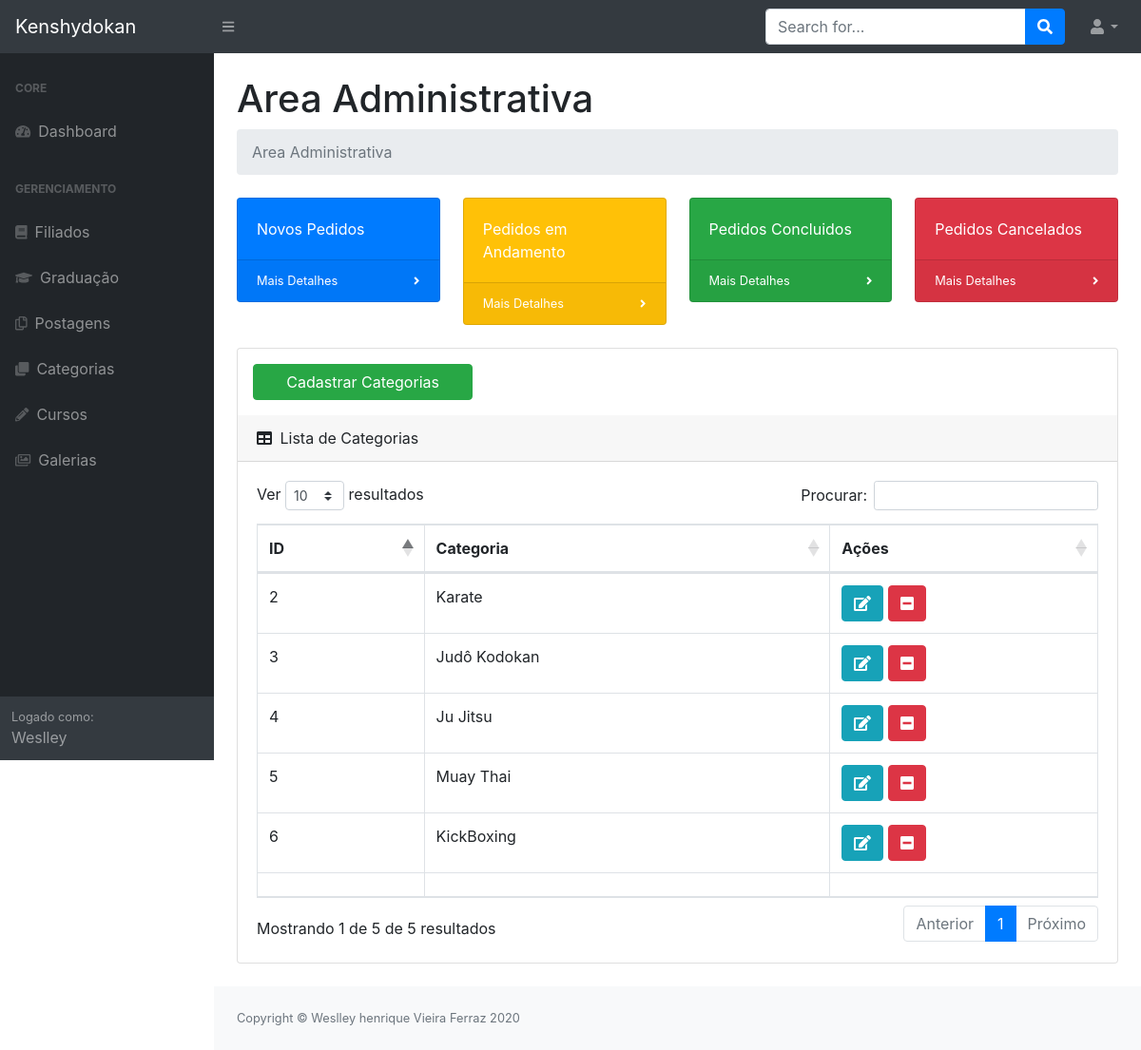
/dist/inicio.php?categorias (signed in), run on the app's committed database.
### tables this page shows
CREATE TABLE `categorias` (
  `id_categoria` int(11) NOT NULL,
  `categoria` varchar(300) NOT NULL
);

### dist/inicio.php (the view, shortened to what this page needs)
<?php
    include_once("menu.php");
    if(isset($_SESSION['usuario'])){
        $c = new conectar();
        $conexao = $c->conexao();
?>
            <div id="layoutSidenav_content">
                <main>
                    <div class="container-fluid">
                        <h1 class="mt-4">Area Administrativa</h1>
                        <ol class="breadcrumb mb-4">
                            <li class="breadcrumb-item active">Area Administrativa</li>
                        </ol>
                        <div class="row">
                            <div class="col-xl-3 col-md-6">
                                <div class="card bg-primary text-white mb-4">
                                    <div class="card-body">Novos Pedidos</div>
                                    <div class="card-footer d-flex align-items-center justify-content-between">
                                        <a class="small text-white stretched-link" href="#">Mais Detalhes</a>
                                        <div class="small text-white"><i class="fas fa-angle-right"></i></div>
                                    </div>
                                </div>
                            </div>
                            <div class="col-xl-3 col-md-6">
                                <div class="card bg-warning text-white mb-4">
                                    <div class="card-body">Pedidos em Andamento</div>
                                    <div class="card-footer d-flex align-items-center justify-content-between">
                                        <a class="small text-white stretched-link" href="#">Mais Detalhes</a>
                                        <div class="small text-white"><i class="fas fa-angle-right"></i></div>
                                    </div>
                                </div>
                            </div>
                            <div class="col-xl-3 col-md-6">
                                <div class="card bg-success text-white mb-4">
                                    <div class="card-body">Pedidos Concluidos</div>
                                    <div class="card-footer d-flex align-items-center justify-content-between">
                                        <a class="small text-white stretched-link" href="#">Mais Detalhes</a>
                                        <div class="small text-white"><i class="fas fa-angle-right"></i></div>
                                    </div>
                                </div>
                            </div>
                            <div class="col-xl-3 col-md-6">
                                <div class="card bg-danger text-white mb-4">
                                    <div class="card-body">Pedidos Cancelados</div>
                                    <div class="card-footer d-flex align-items-center justify-content-between">
                                        <a class="small text-white stretched-link" href="#">Mais Detalhes</a>
                                        <div class="small text-white"><i class="fas fa-angle-right"></i></div>
                                    </div>
                                </div>
                            </div>
                        </div>
                        <?php
                        if (isset($_GET["filiados"])) { ?>
                        <div class="card mb-4">
                            <button type="button" class="btn btn-success mt-3 mb-3 mr-3 ml-3 col-lg-3" data-toggle="modal" data-target="#ModalFiliado">
                              Cadastrar Filiado
                            </button>
                            <div class="card-header">
                                <i class="fas fa-table mr-1"></i>
                                Lista de Filiados
                            </div>
                            <div class="card-body">
                                <div class="table-responsive">
                                    <table class="table table-bordered" id="dataTable" width="100%" cellspacing="0">
                                        <thead>
                                            <tr>
                                                <th>Numero</th>
                                                <th>Nome</th>
                                                <th>Graduação</th>
                                                <th>Telefone</th>
                                                <th>Email</th>
                                                <th>Ativo</th>
                                                <th>Ações</th>
                                            </tr>
                                        </thead>
                                        <tfoot>
                                            <tr>
                                                <th></th>
                                                <th></th>
                                                <th></th>
                                                <th></th>
                                                <th></th>
                                                <th></th>
                                                <th></th>
                                            </tr>
                                        </tfoot>
                                        <tbody>
                                            <?php
                                            $busca_filiados = "SELECT * FROM filiados";
                                            $resultado_filiados = mysqli_query($conexao, $busca_filiados);
                                            $linha_filiados = mysqli_num_rows($resultado_filiados);
                                            if($linha_filiados == ''){
                                                echo "<h3> Não foram encontrados dados Cadastrados no Banco!! </h3>";
                                            }else{
                                                while($res = mysqli_fetch_array($resultado_filiados)){
                                                    $id_filiado = $res["id_filiado"];
                                                    $id_graduacao = $res["id_graduacao"];
                                                    $nome = $res["nome"];
                                                    $dojo = $res["dojo"];
                                                    $telefone = $res["telefone"];
                                                    $rg = $res["rg"];
                                                    $email = $res["email"];
                                                    $confirmacao = $res["confirmacao"];
                                                    $busca_graduacao = "SELECT * FROM graduacao WHERE id_graduacao = '$id_graduacao'";
                                                    $resultado_graduacao = mysqli_query($conexao, $busca_graduacao);
                                                    $graduacao = mysqli_fetch_array($resultado_graduacao);
                                             ?>
                                            <tr>
                                                <td><?php echo $id_filiado; ?></td>
                                                <td><?php echo $nome; ?></td>
                                                <td><?php echo $graduacao["graduacao"]; ?></td>
                                                <td><?php echo $telefone; ?></td>
                                                <td><?php echo $email; ?></td>
                                                <td><?php echo $confirmacao; ?></td>
                                                <td>
                                                    <a href="" class="btn btn-info" data-toggle="modal" data-target="#ModalEditarFiliado<?php echo $id_filiado ?>"><i class="fas fa-edit"></i></a>
                                                    <a title="Excluir" class="btn btn-danger" href="funcoes/deletar_filiado.php?id=<?php echo $id_filiado; ?>"><i class="fa fa-minus-square"></i></a>
                                                </td>
                                            </tr>
                                            <?php }} ?>
                                        </tbody>
                                    </table>
                                </div>
                            </div>
                        </div>
                    <?php }elseif (isset($_GET["categorias"])) { ?>
                        <div class="card mb-4">
                            <button type="button" class="btn btn-success mt-3 mb-3 mr-3 ml-3 col-lg-3" data-toggle="modal" data-target="#ModalCategorias">
                              Cadastrar Categorias
                            </button>
                            <div class="card-header">
                                <i class="fas fa-table mr-1"></i>
                                Lista de Categorias
                            </div>
                            <div class="card-body">
                                <div class="table-responsive">
                                    <table class="table table-bordered" id="dataTable" width="100%" cellspacing="0">
                                        <thead>
                                            <tr>
                                                <th>ID</th>
                                                <th>Categoria</th>
                                                <th>Ações</th>
                                            </tr>
                                        </thead>
                                        <tfoot>
                                            <tr>
                                                <th></th>
                                                <th></th>
                                                <th></th>
                                            </tr>
                                        </tfoot>
                                        <tbody>
                                            <?php
                                            $busca_graduacao = "SELECT * FROM categorias";
                                            $resultado_graduacao = mysqli_query($conexao, $busca_graduacao);
                                            $linha_graduacao = mysqli_num_rows($resultado_graduacao);
                                            if($linha_graduacao == ''){
                                                echo "<th><h3> Não foram encontrados dados Cadastrados no Banco!! </h3></th>";
                                            }else{
                                                while($res = mysqli_fetch_array($resultado_graduacao)){
                                             ?>
                                            <tr>
                                                <td><?php echo $res["id_categoria"]; ?></td>
                                                <td><?php echo $res["categoria"]; ?></td>
                                                <td>
                                                    <a href="" class="btn btn-info" data-toggle="modal" data-target="#ModalEditarCategoria<?php echo $res["id_categoria"] ?>"><i class="fas fa-edit"></i></a>
                                                    <a title="Excluir" class="btn btn-danger" href="funcoes/deletar_categoria.php?id=<?php echo $res["id_categoria"]; ?>"><i class="fa fa-minus-square"></i></a>
                                                </td>
                                            </tr>
                                            <?php }} ?>
                                        </tbody>
                                    </table>
                                </div>
                            </div>
                        </div>
                        <?php } ?>
                    </div>
                </main>
<?php
    include_once("rodape.php");
}else{
    echo "<script language='javascript'>window.alert('ERRO - não está Logado'); </script>";
    echo "<script language='javascript'>window.location='login.php'; </script>";
}
?>

### data on the page
categorias: id_categoria "2", categoria "Karate"
categorias: id_categoria "3", categoria "Judô Kodokan"
categorias: id_categoria "4", categoria "Ju Jitsu"
categorias: id_categoria "5", categoria "Muay Thai"
categorias: id_categoria "6", categoria "KickBoxing"

### other printed values
$nome "Weslley"
